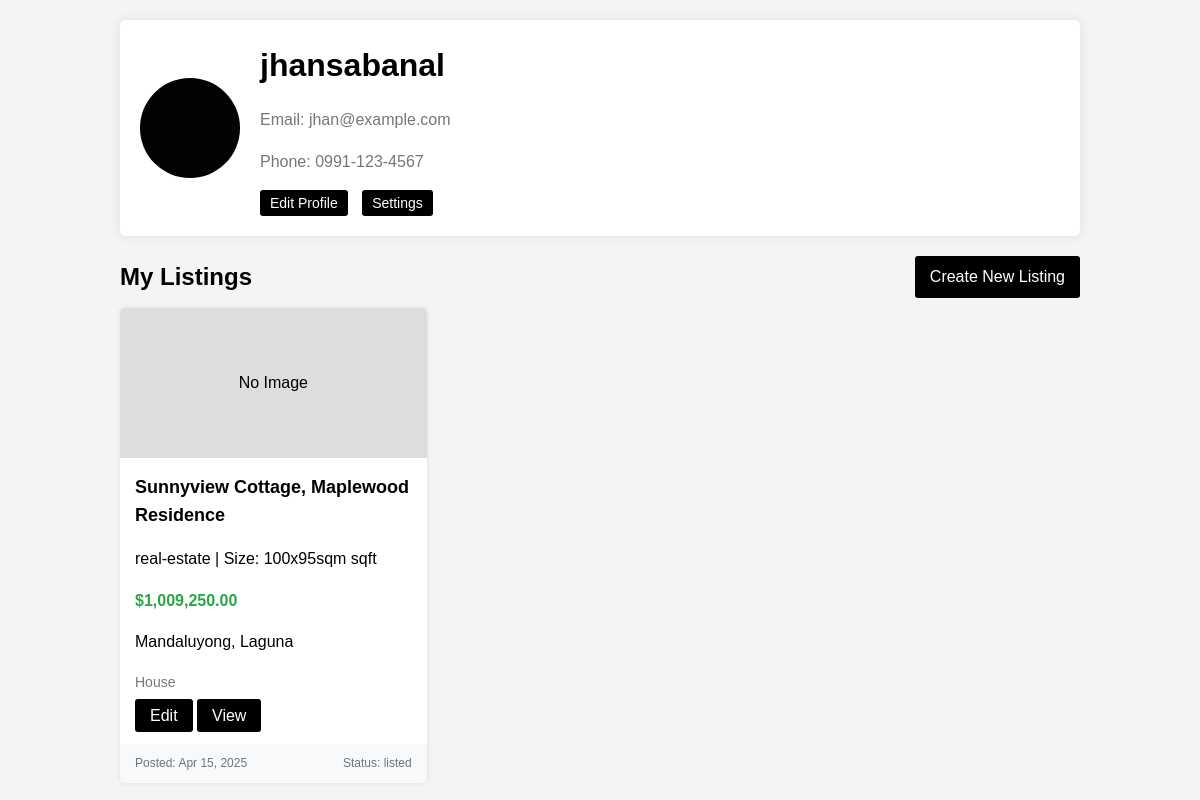
Before: /Profile/Profile.php (signed in) with the older database file.
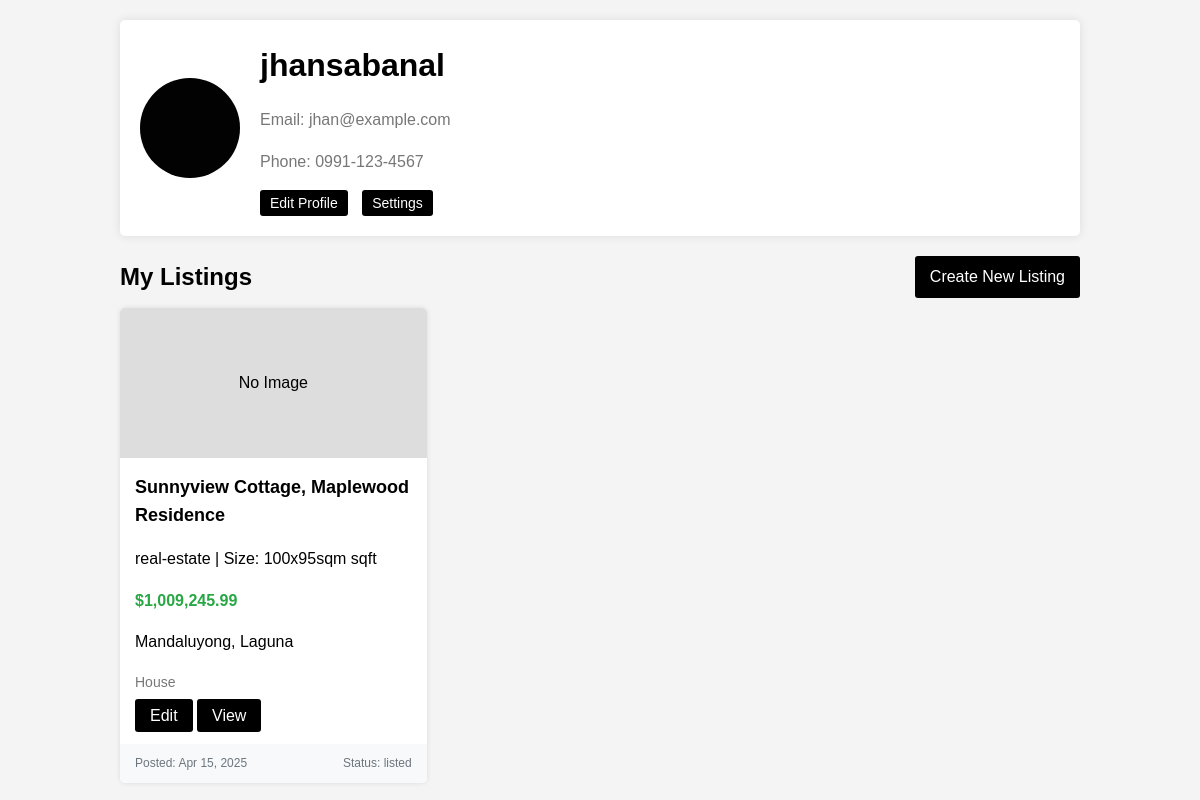
After: the same page with the newer database file.
### tables this page shows
CREATE TABLE listings (
    listing_id int NOT NULL AUTO_INCREMENT,
    seller_account_id int NOT NULL,
    property_name varchar(50) NOT NULL,
    property_details varchar(200),
    price decimal(15, 2) NOT NULL,
    property_type varchar(50) NOT NULL,
    property_size varchar(100) NOT NULL,
    property_description varchar(200) NOT NULL,
    property_status varchar(20) NOT NULL,
    property_location varchar(100) NOT NULL,
    listing_date date NOT NULL,
    property_photo LONGBLOB NOT NULL,
    
    CONSTRAINT pk_listing_id PRIMARY KEY (listing_id),
    CONSTRAINT chk_price CHECK (price >= 0.0),
    CONSTRAINT fk_seller_account_id FOREIGN KEY (seller_account_id) REFERENCES accounts(account_id)
)DEFAULT CHARSET=utf8MB4;

### Profile/Profile.php (the view, shortened to what this page needs)
<?php
include_once '../php/db_conn.php';
$userId =(int) $_SESSION['user_id'];
try {
    $user = [
        'account' => $_SESSION['username'],
        'photo' => $_SESSION['photo'] ?? '',
        'phone_number' => $_SESSION['phone_number'] ?? '',
    ];
    $listingsStmt = $conn->prepare("SELECT * FROM listings WHERE seller_account_id = ? ORDER BY listing_date DESC");
   $listingsStmt->bind_param('i', $userId);
    $listingsStmt->execute();
    $result = $listingsStmt->get_result();
} catch (mysqli_sql_exception $e) {
    die("Query failed: " . $e->getMessage());
}
?>
<!DOCTYPE html>
<html lang="en">
<head>
    <link rel="stylesheet" href="style.css">
</head>
<body>
    <div class="container">
        <div class="profile-header">
            <div class="profile-image">
                <?php if (!empty($user['photo'])): ?>
                    <img src="../php/profile_image.php?account_id=<?php echo $userId?>" alt="Profile Image" class="profile-image">
                <?php else: ?>
                    <div class="profile-image" style="display: flex; align-items: center; justify-content: center; background-color:rgb(2, 2, 2); color: white; font-size: 40px;">
                    </div>
                <?php endif; ?>
            </div>
            <div class="profile-info">
                <h1><?php echo htmlspecialchars($_SESSION['username']); ?></h1>
                <div class="profile-details">
                    <p>Email: <?php echo htmlspecialchars($_SESSION['email']);?></p>
                    <?php if (!empty($user['phone_number'])): ?>
                        <p>Phone: <?php echo htmlspecialchars($user['phone_number']); ?></p>
                    <?php endif; ?>
                </div>
                <div class="profile-actions">
                    <a href="edit_profile.php">Edit Profile</a>
                    <a href="settings.php">Settings</a>
                </div>
            </div>
        </div>
        <div class="listings-header">
            <h2>My Listings</h2>
            <a href="create_listing.php" class="btn">Create New Listing</a>
        </div>
        <?php if ($result->num_rows > 0): ?>
            <div class="listings-container">
                <?php while ($listing = $result->fetch_assoc()): ?>
                    <div class="listing-card">
                        <?php if (!empty($listing['property_photo'])): ?>
                            <img src="../php/image.php?listing_id=<?php echo $listing['listing_id']?>" alt="<?php echo htmlspecialchars($listing['property_name']); ?>" class="listing-image">
                        <?php else: ?>
                            <div class="listing-image" style="background-color: #ddd; display: flex; align-items: center; justify-content: center;">
                                <span>No Image</span>
                            </div>
                        <?php endif; ?>
                        <div class="listing-details">
                            <h3 class="listing-title"><?php echo htmlspecialchars($listing['property_name']); ?></h3>
                            <p class="listing-type"><?php echo htmlspecialchars($listing['property_type']); ?> | Size: <?php echo htmlspecialchars($listing['property_size']); ?> sqft</p>
                            <p class="listing-price">$<?php echo number_format($listing['price'], 2); ?></p>
                            <p class="listing-location"><?php echo htmlspecialchars($listing['property_location']); ?></p>
                            <?php if (isset($listing['property_description'])): ?>
                                <p class="listing-description"><?php echo htmlspecialchars($listing['property_description']); ?></p>
                            <?php endif; ?>
                            <div class="listing-actions">
                                <a href="edit_listing.php?id=<?php echo $listing['listing_id']; ?>" class="btn">Edit</a>
                                <a href="view_listing.php?id=<?php echo $listing['listing_id']; ?>" class="btn">View</a>
                            </div>
                        </div>
                        <div class="listing-footer">
                            <span>Posted: <?php echo date('M d, Y', strtotime($listing['listing_date'])); ?></span>
                            <?php if (isset($listing['property_status'])): ?>
                                <span>Status: <?php echo htmlspecialchars($listing['property_status']); ?></span>
                            <?php endif; ?>
                        </div>
                    </div>
                <?php endwhile; ?>
            </div>
        <?php endif; ?>
    </div>
</body>
</html>

### Profile/style.css (style rules this page uses)
body { font-family: Arial, sans-serif; line-height: 1.6; margin: 0; padding: 0; background-color: #f4f4f4; }
.container { width: 80%; margin: 20px auto; }
.profile-header { background-color: #fff; padding: 20px; border-radius: 5px; box-shadow: 0 0 10px rgba(0,0,0,0.1); margin-bottom: 20px; display: flex; align-items: center; }
.profile-image { width: 100px; height: 100px; border-radius: 50%; margin-right: 20px; object-fit: cover; background-color: #ddd; }
.profile-info h1 { margin: 0 0 10px 0; }
.profile-details { color: #777; }
.profile-actions { margin-top: 10px; }
.profile-actions a { text-decoration: none; margin-right: 10px; padding: 5px 10px; background-color: #000000; color: white; border-radius: 3px; font-size: 14px; }
.listings-header { display: flex; justify-content: space-between; align-items: center; margin-bottom: 10px; }
.listings-header h2 { margin: 0; }
.btn { padding: 8px 15px; background-color: #000000; color: white; text-decoration: none; border-radius: 3px; border: none; cursor: pointer; }
.listings-container { display: grid; grid-template-columns: repeat(auto-fill, minmax(250px, 1fr)); gap: 20px; }
.listing-card { background-color: #fff; border-radius: 5px; box-shadow: 0 0 5px rgba(0,0,0,0.1); overflow: hidden; transition: transform 0.3s; }
.listing-image { width: 100%; height: 150px; object-fit: cover; }
.listing-details { padding: 15px; }
.listing-title { margin: 0 0 10px 0; font-size: 18px; }
.listing-price { color: #28a745; font-weight: bold; margin: 0 0 5px 0; }
.listing-description { color: #777; font-size: 14px; margin: 0 0 10px 0; display: -webkit-box; -webkit-line-clamp: 3; -webkit-box-orient: vertical; overflow: hidden; }
.listing-footer { padding: 10px 15px; background-color: #f8f9fa; display: flex; justify-content: space-between; font-size: 12px; color: #6c757d; }

Changed rows visible on the page:
changed listings "Sunnyview Cottage, Maplewood Residence": price "1,009,250.00" → "1,009,245.99"
